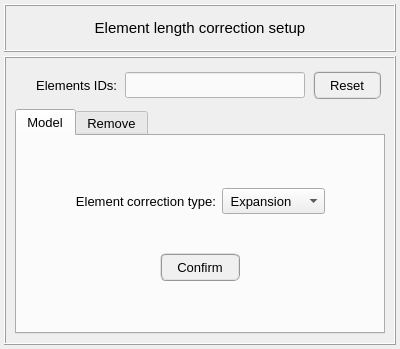
<?xml version="1.0" encoding="UTF-8"?>
<ui version="4.0">
 <class>Dialog</class>
 <widget class="QDialog" name="Dialog">
  <property name="geometry">
   <rect>
    <x>0</x>
    <y>0</y>
    <width>400</width>
    <height>349</height>
   </rect>
  </property>
  <property name="minimumSize">
   <size>
    <width>400</width>
    <height>349</height>
   </size>
  </property>
  <property name="maximumSize">
   <size>
    <width>400</width>
    <height>800</height>
   </size>
  </property>
  <property name="windowTitle">
   <string>Element length correction setup</string>
  </property>
  <layout class="QGridLayout" name="gridLayout_3">
   <property name="leftMargin">
    <number>4</number>
   </property>
   <property name="topMargin">
    <number>4</number>
   </property>
   <property name="rightMargin">
    <number>4</number>
   </property>
   <property name="bottomMargin">
    <number>4</number>
   </property>
   <property name="spacing">
    <number>4</number>
   </property>
   <item row="0" column="0">
    <widget class="QFrame" name="frame">
     <property name="minimumSize">
      <size>
       <width>0</width>
       <height>48</height>
      </size>
     </property>
     <property name="maximumSize">
      <size>
       <width>16777215</width>
       <height>48</height>
      </size>
     </property>
     <property name="frameShape">
      <enum>QFrame::Box</enum>
     </property>
     <property name="frameShadow">
      <enum>QFrame::Raised</enum>
     </property>
     <property name="lineWidth">
      <number>1</number>
     </property>
     <layout class="QGridLayout" name="gridLayout_9">
      <property name="leftMargin">
       <number>0</number>
      </property>
      <property name="topMargin">
       <number>0</number>
      </property>
      <property name="rightMargin">
       <number>0</number>
      </property>
      <property name="bottomMargin">
       <number>0</number>
      </property>
      <property name="spacing">
       <number>0</number>
      </property>
      <item row="0" column="0">
       <widget class="QLabel" name="label">
        <property name="minimumSize">
         <size>
          <width>0</width>
          <height>30</height>
         </size>
        </property>
        <property name="maximumSize">
         <size>
          <width>16777215</width>
          <height>30</height>
         </size>
        </property>
        <property name="font">
         <font>
          <pointsize>11</pointsize>
          <weight>50</weight>
          <italic>false</italic>
          <bold>false</bold>
         </font>
        </property>
        <property name="text">
         <string>Element length correction setup</string>
        </property>
        <property name="textFormat">
         <enum>Qt::AutoText</enum>
        </property>
        <property name="alignment">
         <set>Qt::AlignCenter</set>
        </property>
       </widget>
      </item>
     </layout>
    </widget>
   </item>
   <item row="1" column="0">
    <widget class="QFrame" name="frame_2">
     <property name="frameShape">
      <enum>QFrame::Box</enum>
     </property>
     <property name="frameShadow">
      <enum>QFrame::Raised</enum>
     </property>
     <property name="lineWidth">
      <number>1</number>
     </property>
     <layout class="QGridLayout" name="gridLayout_5">
      <item row="0" column="0">
       <widget class="QFrame" name="frame_selection">
        <property name="frameShape">
         <enum>QFrame::NoFrame</enum>
        </property>
        <property name="frameShadow">
         <enum>QFrame::Raised</enum>
        </property>
        <layout class="QGridLayout" name="gridLayout_4">
         <property name="leftMargin">
          <number>4</number>
         </property>
         <property name="topMargin">
          <number>4</number>
         </property>
         <property name="rightMargin">
          <number>4</number>
         </property>
         <property name="bottomMargin">
          <number>4</number>
         </property>
         <property name="horizontalSpacing">
          <number>8</number>
         </property>
         <item row="0" column="0">
          <widget class="QLabel" name="label_selection">
           <property name="maximumSize">
            <size>
             <width>16777215</width>
             <height>26</height>
            </size>
           </property>
           <property name="sizeIncrement">
            <size>
             <width>0</width>
             <height>26</height>
            </size>
           </property>
           <property name="font">
            <font>
             <pointsize>10</pointsize>
             <weight>50</weight>
             <italic>false</italic>
             <bold>false</bold>
            </font>
           </property>
           <property name="text">
            <string>Elements IDs:</string>
           </property>
           <property name="alignment">
            <set>Qt::AlignRight|Qt::AlignTrailing|Qt::AlignVCenter</set>
           </property>
          </widget>
         </item>
         <item row="0" column="1">
          <widget class="QLineEdit" name="lineEdit_element_id">
           <property name="minimumSize">
            <size>
             <width>180</width>
             <height>26</height>
            </size>
           </property>
           <property name="maximumSize">
            <size>
             <width>180</width>
             <height>26</height>
            </size>
           </property>
           <property name="sizeIncrement">
            <size>
             <width>0</width>
             <height>26</height>
            </size>
           </property>
           <property name="font">
            <font>
             <pointsize>10</pointsize>
            </font>
           </property>
           <property name="focusPolicy">
            <enum>Qt::ClickFocus</enum>
           </property>
           <property name="styleSheet">
            <string notr="true">QLineEdit{color: rgb(0, 0, 0); background-color: rgb(250, 250, 250)}
QLineEdit:disabled{color: rgb(100, 100, 100); background-color: rgb(240, 240, 240)}</string>
           </property>
           <property name="text">
            <string/>
           </property>
           <property name="alignment">
            <set>Qt::AlignCenter</set>
           </property>
          </widget>
         </item>
         <item row="0" column="2">
          <widget class="QPushButton" name="pushButton_reset_confirm">
           <property name="minimumSize">
            <size>
             <width>68</width>
             <height>28</height>
            </size>
           </property>
           <property name="maximumSize">
            <size>
             <width>68</width>
             <height>28</height>
            </size>
           </property>
           <property name="font">
            <font>
             <pointsize>10</pointsize>
            </font>
           </property>
           <property name="styleSheet">
            <string notr="true">QPushButton{border-radius: 6px; border-color: rgb(150, 150, 150); border-style: ridge; border-width: 2px; color: rgb(0, 0, 0); background-color: rgb(240, 240, 240)}
QPushButton:hover{border-radius: 6px; border-color: rgb(0, 170, 255); border-style: ridge; border-width: 2px; color: rgb(0, 0, 0); background-color: rgba(174, 213, 255, 100)}
QPushButton:pressed{border-radius: 6px; border-color: rgb(0, 170, 255); border-style: ridge; border-width: 2px; color: rgb(0, 0, 0); background-color: rgb(174, 213, 255)}
QPushButton:disabled{border-radius: 6px; border-color: rgb(150, 150, 150); border-style: ridge; border-width: 0px; color: rgb(150,150, 150); background-color: rgb(220, 220, 220)}</string>
           </property>
           <property name="text">
            <string>Reset</string>
           </property>
           <property name="flat">
            <bool>false</bool>
           </property>
          </widget>
         </item>
        </layout>
       </widget>
      </item>
      <item row="1" column="0">
       <widget class="QTabWidget" name="tabWidget_element_length_correction">
        <property name="minimumSize">
         <size>
          <width>0</width>
          <height>0</height>
         </size>
        </property>
        <property name="maximumSize">
         <size>
          <width>16777215</width>
          <height>400</height>
         </size>
        </property>
        <property name="font">
         <font>
          <pointsize>10</pointsize>
          <weight>50</weight>
          <italic>false</italic>
          <bold>false</bold>
         </font>
        </property>
        <property name="currentIndex">
         <number>0</number>
        </property>
        <widget class="QWidget" name="tab_model">
         <attribute name="title">
          <string>Model</string>
         </attribute>
         <layout class="QGridLayout" name="gridLayout_6">
          <property name="leftMargin">
           <number>4</number>
          </property>
          <property name="topMargin">
           <number>4</number>
          </property>
          <property name="rightMargin">
           <number>4</number>
          </property>
          <property name="bottomMargin">
           <number>4</number>
          </property>
          <item row="1" column="0">
           <widget class="QFrame" name="frame_correction_type">
            <property name="minimumSize">
             <size>
              <width>0</width>
              <height>60</height>
             </size>
            </property>
            <property name="maximumSize">
             <size>
              <width>16777215</width>
              <height>60</height>
             </size>
            </property>
            <property name="frameShape">
             <enum>QFrame::NoFrame</enum>
            </property>
            <property name="frameShadow">
             <enum>QFrame::Raised</enum>
            </property>
            <layout class="QGridLayout" name="gridLayout">
             <item row="0" column="2">
              <widget class="QComboBox" name="comboBox_element_length_correction_type">
               <property name="minimumSize">
                <size>
                 <width>0</width>
                 <height>26</height>
                </size>
               </property>
               <property name="maximumSize">
                <size>
                 <width>16777215</width>
                 <height>26</height>
                </size>
               </property>
               <property name="toolTip">
                <string>&lt;html&gt;&lt;head/&gt;&lt;body&gt;&lt;p&gt;Select the element length correction type&lt;/p&gt;&lt;/body&gt;&lt;/html&gt;</string>
               </property>
               <item>
                <property name="text">
                 <string> Expansion</string>
                </property>
               </item>
               <item>
                <property name="text">
                 <string> Side branch</string>
                </property>
               </item>
               <item>
                <property name="text">
                 <string> Loop</string>
                </property>
               </item>
              </widget>
             </item>
             <item row="0" column="1">
              <widget class="QLabel" name="label_2">
               <property name="minimumSize">
                <size>
                 <width>0</width>
                 <height>26</height>
                </size>
               </property>
               <property name="maximumSize">
                <size>
                 <width>16777215</width>
                 <height>26</height>
                </size>
               </property>
               <property name="font">
                <font>
                 <pointsize>10</pointsize>
                </font>
               </property>
               <property name="text">
                <string>Element correction type:</string>
               </property>
               <property name="alignment">
                <set>Qt::AlignRight|Qt::AlignTrailing|Qt::AlignVCenter</set>
               </property>
              </widget>
             </item>
             <item row="0" column="0">
              <spacer name="horizontalSpacer">
               <property name="orientation">
                <enum>Qt::Horizontal</enum>
               </property>
               <property name="sizeHint" stdset="0">
                <size>
                 <width>40</width>
                 <height>20</height>
                </size>
               </property>
              </spacer>
             </item>
             <item row="0" column="3">
              <spacer name="horizontalSpacer_2">
               <property name="orientation">
                <enum>Qt::Horizontal</enum>
               </property>
               <property name="sizeHint" stdset="0">
                <size>
                 <width>40</width>
                 <height>20</height>
                </size>
               </property>
              </spacer>
             </item>
            </layout>
           </widget>
          </item>
          <item row="2" column="0">
           <widget class="QFrame" name="frame_confirm">
            <property name="minimumSize">
             <size>
              <width>0</width>
              <height>60</height>
             </size>
            </property>
            <property name="maximumSize">
             <size>
              <width>16777215</width>
              <height>60</height>
             </size>
            </property>
            <property name="frameShape">
             <enum>QFrame::NoFrame</enum>
            </property>
            <property name="frameShadow">
             <enum>QFrame::Raised</enum>
            </property>
            <layout class="QGridLayout" name="gridLayout_2">
             <item row="0" column="0">
              <widget class="QPushButton" name="pushButton_confirm">
               <property name="minimumSize">
                <size>
                 <width>80</width>
                 <height>28</height>
                </size>
               </property>
               <property name="maximumSize">
                <size>
                 <width>80</width>
                 <height>28</height>
                </size>
               </property>
               <property name="font">
                <font>
                 <family>MS Shell Dlg 2</family>
                 <pointsize>10</pointsize>
                 <weight>50</weight>
                 <italic>false</italic>
                 <bold>false</bold>
                </font>
               </property>
               <property name="styleSheet">
                <string notr="true">QPushButton{border-radius: 6px; border-color: rgb(150, 150, 150); border-style: ridge; border-width: 2px; color: rgb(0, 0, 0); background-color: rgb(240, 240, 240)}
QPushButton:hover{border-radius: 6px; border-color: rgb(0, 170, 255); border-style: ridge; border-width: 2px; color: rgb(0, 0, 0); background-color: rgba(174, 213, 255, 100)}
QPushButton:pressed{border-radius: 6px; border-color: rgb(0, 170, 255); border-style: ridge; border-width: 2px; color: rgb(0, 0, 0); background-color: rgb(174, 213, 255)}
QPushButton:disabled{border-radius: 6px; border-color: rgb(150, 150, 150); border-style: ridge; border-width: 0px; color: rgb(150,150, 150); background-color: rgb(220, 220, 220)}</string>
               </property>
               <property name="text">
                <string>Confirm</string>
               </property>
              </widget>
             </item>
            </layout>
           </widget>
          </item>
          <item row="0" column="0">
           <spacer name="verticalSpacer">
            <property name="orientation">
             <enum>Qt::Vertical</enum>
            </property>
            <property name="sizeHint" stdset="0">
             <size>
              <width>20</width>
              <height>40</height>
             </size>
            </property>
           </spacer>
          </item>
          <item row="3" column="0">
           <spacer name="verticalSpacer_2">
            <property name="orientation">
             <enum>Qt::Vertical</enum>
            </property>
            <property name="sizeHint" stdset="0">
             <size>
              <width>20</width>
              <height>40</height>
             </size>
            </property>
           </spacer>
          </item>
         </layout>
        </widget>
        <widget class="QWidget" name="tab_remove">
         <attribute name="title">
          <string>Remove</string>
         </attribute>
         <layout class="QGridLayout" name="gridLayout_8">
          <property name="leftMargin">
           <number>4</number>
          </property>
          <property name="topMargin">
           <number>4</number>
          </property>
          <property name="rightMargin">
           <number>4</number>
          </property>
          <property name="bottomMargin">
           <number>4</number>
          </property>
          <item row="0" column="0">
           <widget class="QTreeWidget" name="treeWidget_length_correction_groups">
            <property name="minimumSize">
             <size>
              <width>280</width>
              <height>0</height>
             </size>
            </property>
            <property name="maximumSize">
             <size>
              <width>400</width>
              <height>150</height>
             </size>
            </property>
            <property name="font">
             <font>
              <family>MS Shell Dlg 2</family>
              <pointsize>9</pointsize>
             </font>
            </property>
            <property name="toolTip">
             <string>&lt;html&gt;&lt;head/&gt;&lt;body&gt;&lt;p&gt;&lt;span style=&quot; font-weight:400; font-style:normal;&quot;&gt;Select a group to remove the length correction&lt;/span&gt;&lt;/p&gt;&lt;/body&gt;&lt;/html&gt;</string>
            </property>
            <property name="indentation">
             <number>0</number>
            </property>
            <column>
             <property name="text">
              <string>Group</string>
             </property>
             <property name="textAlignment">
              <set>AlignCenter</set>
             </property>
            </column>
            <column>
             <property name="text">
              <string>Type</string>
             </property>
             <property name="textAlignment">
              <set>AlignCenter</set>
             </property>
            </column>
            <column>
             <property name="text">
              <string>Elements</string>
             </property>
             <property name="textAlignment">
              <set>AlignCenter</set>
             </property>
            </column>
           </widget>
          </item>
          <item row="1" column="0">
           <widget class="QFrame" name="frame_buttons">
            <property name="minimumSize">
             <size>
              <width>0</width>
              <height>48</height>
             </size>
            </property>
            <property name="maximumSize">
             <size>
              <width>16777215</width>
              <height>48</height>
             </size>
            </property>
            <property name="frameShape">
             <enum>QFrame::NoFrame</enum>
            </property>
            <property name="frameShadow">
             <enum>QFrame::Raised</enum>
            </property>
            <layout class="QGridLayout" name="gridLayout_7">
             <property name="leftMargin">
              <number>0</number>
             </property>
             <property name="topMargin">
              <number>0</number>
             </property>
             <property name="rightMargin">
              <number>0</number>
             </property>
             <property name="bottomMargin">
              <number>0</number>
             </property>
             <property name="spacing">
              <number>0</number>
             </property>
             <item row="0" column="0">
              <widget class="QPushButton" name="pushButton_remove_by_group_confirm">
               <property name="minimumSize">
                <size>
                 <width>80</width>
                 <height>28</height>
                </size>
               </property>
               <property name="maximumSize">
                <size>
                 <width>80</width>
                 <height>28</height>
                </size>
               </property>
               <property name="font">
                <font>
                 <pointsize>10</pointsize>
                 <weight>50</weight>
                 <italic>false</italic>
                 <bold>false</bold>
                </font>
               </property>
               <property name="styleSheet">
                <string notr="true">QPushButton{border-radius: 6px; border-color: rgb(150, 150, 150); border-style: ridge; border-width: 2px; color: rgb(0, 0, 0); background-color: rgb(240, 240, 240)}
QPushButton:hover{border-radius: 6px; border-color: rgb(0, 170, 255); border-style: ridge; border-width: 2px; color: rgb(0, 0, 0); background-color: rgba(174, 213, 255, 100)}
QPushButton:pressed{border-radius: 6px; border-color: rgb(0, 170, 255); border-style: ridge; border-width: 2px; color: rgb(0, 0, 0); background-color: rgb(174, 213, 255)}
QPushButton:disabled{border-radius: 6px; border-color: rgb(150, 150, 150); border-style: ridge; border-width: 0px; color: rgb(150,150, 150); background-color: rgb(220, 220, 220)}</string>
               </property>
               <property name="text">
                <string>Remove</string>
               </property>
              </widget>
             </item>
            </layout>
           </widget>
          </item>
         </layout>
        </widget>
       </widget>
      </item>
     </layout>
    </widget>
   </item>
  </layout>
 </widget>
 <resources/>
 <connections/>
</ui>
